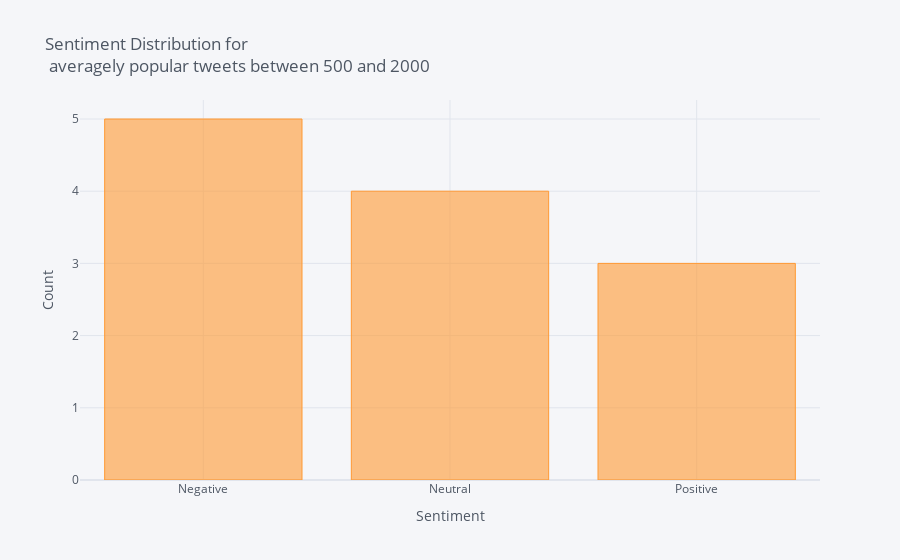

The notebook cell this image was saved under:
### Markdown cell above
Average Popularity:

### Code cell
df_average = df[(df['Retweets'] <= 2000) & (df['Retweets'] >=500)]
df_average['Sentiment'].value_counts().iplot(kind='bar', xTitle='Sentiment',
                                    yTitle='Count', title = ('Sentiment Distribution for <br> averagely popular tweets between 500 and 2000'))

### Figure 1 — Plotly figure (JSON) as saved in the notebook; plotly's stock layout.template omitted (floating-point values rounded to 4 significant figures)
{"data": [{"marker": {"color": "rgba(255, 153, 51, 0.6)", "line": {"color": "rgba(255, 153, 51, 1.0)", "width": 1}}, "name": "Sentiment", "orientation": "v", "text": "", "type": "bar", "x": ["Negative", "Neutral", "Positive"], "y": [5, 4, 3]}], "layout": {"legend": {"bgcolor": "#F5F6F9", "font": {"color": "#4D5663"}}, "paper_bgcolor": "#F5F6F9", "plot_bgcolor": "#F5F6F9", "title": {"font": {"color": "#4D5663"}, "text": "Sentiment Distribution for <br> averagely popular tweets between 500 and 2000"}, "xaxis": {"gridcolor": "#E1E5ED", "showgrid": true, "tickfont": {"color": "#4D5663"}, "title": {"font": {"color": "#4D5663"}, "text": "Sentiment"}, "zerolinecolor": "#E1E5ED"}, "yaxis": {"gridcolor": "#E1E5ED", "showgrid": true, "tickfont": {"color": "#4D5663"}, "title": {"font": {"color": "#4D5663"}, "text": "Count"}, "zerolinecolor": "#E1E5ED"}}}
